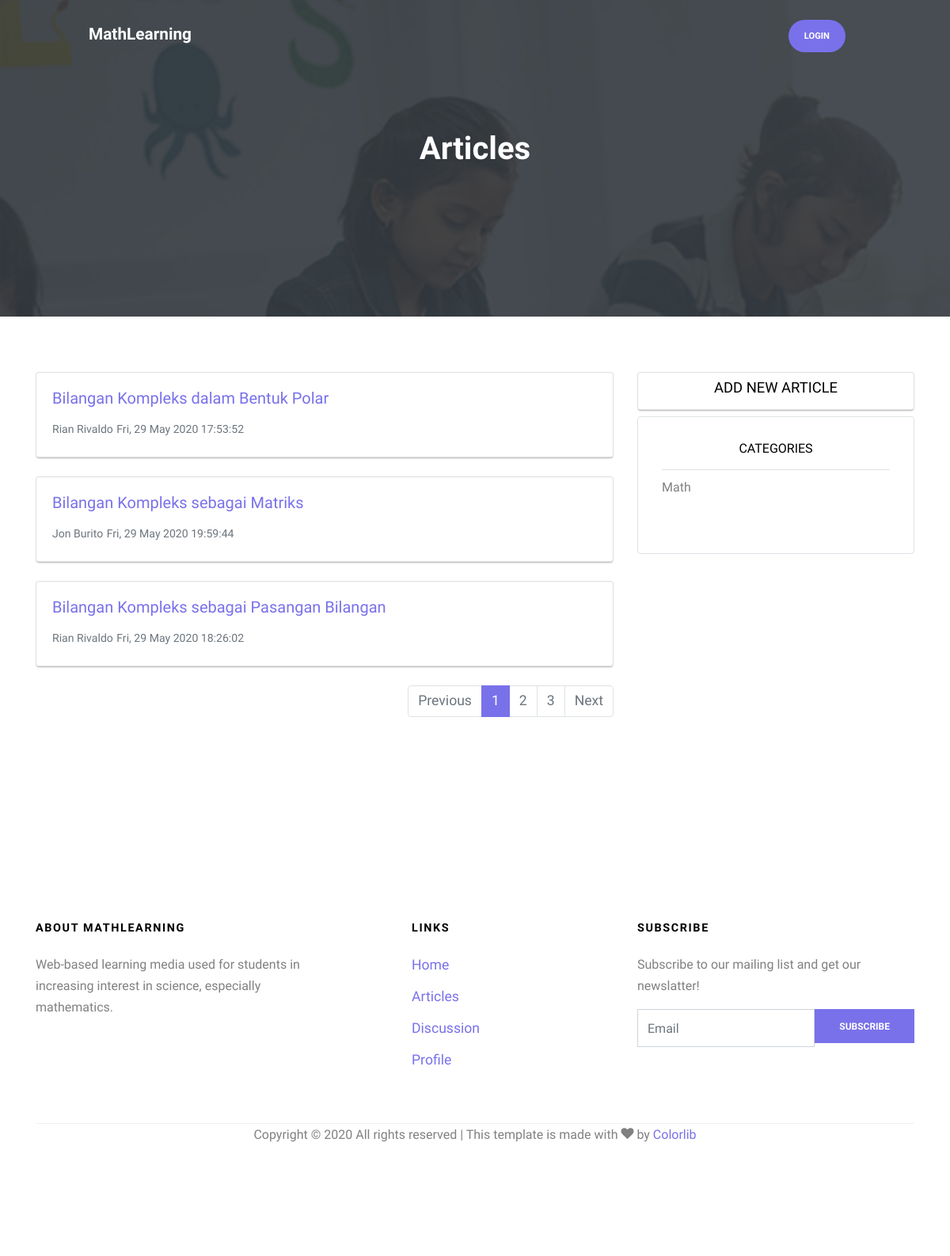
The app's page /index.php/home/articles with its own data.
### tables this page shows
CREATE TABLE `user_article` (
  `id` int(11) NOT NULL,
  `title` varchar(128) NOT NULL,
  `image_header` varchar(128) NOT NULL,
  `content` mediumtext NOT NULL,
  `author` varchar(128) NOT NULL,
  `date_created` int(11) NOT NULL,
  `views` int(11) NOT NULL
);

CREATE TABLE `user` (
  `id` int(11) NOT NULL,
  `name` varchar(128) NOT NULL,
  `email` varchar(128) NOT NULL,
  `image` varchar(128) NOT NULL,
  `password` varchar(256) NOT NULL,
  `role_id` int(11) NOT NULL,
  `is_active` int(1) NOT NULL,
  `date_created` int(11) NOT NULL
);

### application/controllers/Home.php (called while the page is built, shortened)
<?php
class Home extends CI_Controller
{
	public function __construct()
	{
		$this->load->model('Article_Model', 'article');
		$this->load->model('Discussion_Model', 'discussion');
	}
	public function articles()
	{
		$data['title'] = 'Articles';
		$data['menu_login'] = $this->isLogin();
		$data['articles'] = $this->article->getAllArticles();
		$this->load->view('templates/home-header', $data);
		$this->load->view('home/articles', $data);
		$this->load->view('templates/home-footer');
	}
	public function isLogin()
	{
		if ($this->session->userdata('email')) {
			return 'Account';
		} else {
			return 'Login';
		}
	}
}

### index.php (called while the page is built, shortened)
<?php
require_once BASEPATH.'core/CodeIgniter.php';

### application/models/Article_Model.php (called while the page is built, shortened)
<?php
class Article_Model extends CI_Model
{
    public function getAllArticles()
    {
        return $this->db->get('user_article')->result_array();
    }
}

### application/views/home/articles.php (the view)
<header class="site-navbar py-4 js-sticky-header site-navbar-target" role="banner">
    <div class="container-fluid">
        <div class="d-flex align-items-center">
            <div class="site-logo mr-auto w-25">
                <a href="<?= base_url() ?>">MathLearning</a>
            </div>
            <div class="ml-auto w-25">
                <nav class="site-navigation position-relative text-right" role="banner">
                    <ul class="site-menu main-menu site-menu-dark js-clone-nav mr-auto d-none d-lg-block m-0 p-0">
                        <li class="cta">
                            <a href="<?= base_url('auth') ?>" class="nav-link">
                                <span><?= $menu_login; ?></span>
                            </a>
                        </li>
                    </ul>
                </nav>
            </div>
        </div>
    </div>
</header>
<div class="intro-section single-cover" id="home-section">
    <div class="slide-1 " style="background-image: url('<?= base_url('assets/img/'); ?>img_5.jpg');"
        data-stellar-background-ratio="0.5">
        <div class="container">
            <div class="row align-items-center">
                <div class="col-12">
                    <div class="row justify-content-center align-items-center text-center">
                        <div class="col-lg-6">
                            <h1 data-aos="fade-up" data-aos-delay="0">Articles</h1>
                        </div>
                    </div>
                </div>
            </div>
        </div>
    </div>
</div>
<div class="site-section">
    <div class="container">
        <div class="row">
            <div class="col-lg-8 mb-5">
                <?php foreach ($articles as $a) : ?>
                <div class="card course mb-4" style="max-height: 200px;">
                    <div class="row no-gutters">
                        <div class="col-md-8">
                            <div class="card-body">
                                <a href="<?= base_url('article?id=' . $a['id']); ?>">
                                    <h5 class="card-title"><?= $a['title']; ?></h5>
                                </a>
                                <p class="card-text text-truncate">
                                    <?php $author = $this->db->get_where('user', ['email' => $a['author']])->row_array(); ?>
                                    <small class="text-muted"><?= $author['name']; ?></small>
                                    <small class="text-muted"><?= date('D, d M Y H:i:s', $a['date_created']) ?></small>
                                </p>
                            </div>
                        </div>
                    </div>
                </div>
                <?php endforeach; ?>
                <nav aria-label="Discussions Page Navigation">
                    <ul class="pagination justify-content-end">
                        <li class="page-item disabled">
                            <a class="page-link" href="#" tabindex="-1" aria-disabled="true">Previous</a>
                        </li>
                        <li class="page-item active"><a class="page-link" href="#">1</a></li>
                        <li class="page-item disabled"><a class="page-link" href="#">2</a></li>
                        <li class="page-item disabled"><a class="page-link" href="#">3</a></li>
                        <li class="page-item disabled">
                            <a class="page-link" href="#">Next</a>
                        </li>
                    </ul>
                </nav>
            </div>
            <div class="col-lg-4">
                <div class="row mb-2">
                    <div class="col-lg-12">
                        <div class="card course">
                            <a href="<?= base_url('user/addquestion') ?>">
                                <h3 class="text-center text-black text-uppercase h6 p-2">
                                    Add New Article
                                </h3>
                            </a>
                        </div>
                    </div>
                </div>
                <div class="row">
                    <div class="col-lg-12">
                        <div class="card mb-5 border rounded course-instructor">
                            <h3 class="text-center text-black text-uppercase h6 border-bottom pb-3">Categories</h3>
                            <div class="mb-4">
                                <p>Math</p>
                            </div>
                        </div>
                    </div>
                </div>
            </div>
        </div>
    </div>
</div>

### application/views/templates/home-header.php (shortened to what this page needs)
<!DOCTYPE html>
<html lang="en">
<head>
    <link rel="stylesheet" href="<?= base_url('assets/'); ?>fonts/icomoon/style.css">
    <link rel="stylesheet" href="<?= base_url('assets/'); ?>css/bootstrap.min.css">
    <link rel="stylesheet" href="<?= base_url('assets/'); ?>css/jquery-ui.css">
    <link rel="stylesheet" href="<?= base_url('assets/'); ?>css/owl.carousel.min.css">
    <link rel="stylesheet" href="<?= base_url('assets/'); ?>css/owl.theme.default.min.css">
    <link rel="stylesheet" href="<?= base_url('assets/'); ?>css/owl.theme.default.min.css">
    <link rel="stylesheet" href="<?= base_url('assets/'); ?>css/jquery.fancybox.min.css">
    <link rel="stylesheet" href="<?= base_url('assets/'); ?>css/bootstrap-datepicker.css">
    <link rel="stylesheet" href="<?= base_url('assets/'); ?>fonts/flaticon/font/flaticon.css">
    <link rel="stylesheet" href="<?= base_url('assets/'); ?>css/aos.css">
    <link rel="stylesheet" href="<?= base_url('assets/'); ?>css/style.css">
    <link href="<?= base_url('assets/'); ?>vendor/fontawesome-free/css/all.min.css" rel="stylesheet" type="text/css">
</head>
<body data-spy="scroll" data-target=".site-navbar-target" data-offset="300">
    <div class="site-wrap">

### application/views/templates/home-footer.php (shortened to what this page needs)
<footer class="footer-section bg-white">
    <div class="container">
        <div class="row">
            <div class="col-md-4">
                <h3>About MathLearning</h3>
                <p>Web-based learning media used for students in increasing interest in science, especially mathematics.
                </p>
            </div>
            <div class="col-md-3 ml-auto">
                <h3>Links</h3>
                <ul class="list-unstyled footer-links">
                    <li><a href="<?= base_url() ?>">Home</a></li>
                    <li><a href="<?= base_url('articles') ?>">Articles</a></li>
                    <li><a href="<?= base_url('discussions') ?>">Discussion</a></li>
                    <li><a href="<?= base_url('auth') ?>">Profile</a></li>
                </ul>
            </div>
            <div class="col-md-4">
                <h3>Subscribe</h3>
                <p>Subscribe to our mailing list and get our newslatter!</p>
                <form action="#" class="footer-subscribe">
                    <div class="d-flex mb-5">
                        <input type="text" class="form-control rounded-0" placeholder="Email">
                        <input type="submit" class="btn btn-primary rounded-0" value="Subscribe">
                    </div>
                </form>
            </div>
        </div>
        <div class="row mt-5 text-center">
            <div class="col-md-12">
                <div class="border-top">
                    <p>
                        Copyright ©
                         All rights reserved | This template is made with <i class="icon-heart"
                            aria-hidden="true"></i> by <a href="https://colorlib.com" target="_blank">Colorlib</a>
                    </p>
                </div>
            </div>
        </div>
    </div>
</footer>
</div>
</body>
</html>

### assets/css/style.css (style rules this page uses)
body { line-height: 1.7; color: gray; font-weight: 300; font-size: 1.1rem; }
a { -webkit-transition: .3s all ease; -o-transition: .3s all ease; transition: .3s all ease; }
h1, h2, h3, h4, h5, .h1, .h2, .h3, .h4, .h5 { font-family: "Muli", -apple-system, BlinkMacSystemFont, "Segoe UI", Roboto, "Helvetica Neue", Arial, sans-serif, "Apple Color Emoji", "Segoe UI Emoji", "Segoe UI Symbol", "Noto Color Emoji"; }
.text-black { color: #000 !important; }
.site-wrap:before { display: none; -webkit-transition: .3s all ease-in-out; -o-transition: .3s all ease-in-out; transition: .3s all ease-in-out; background: rgba(0, 0, 0, 0.6); content: ""; position: absolute; z-index: 2000; top: 0; left: 0; right: 0; bottom: 0; opacity: 0; visibility: hidden; }
.btn { text-transform: uppercase; font-size: 12px; font-weight: 900; padding: 14px 30px; }
.form-control { height: 48px; font-family: "Muli", -apple-system, BlinkMacSystemFont, "Segoe UI", Roboto, "Helvetica Neue", Arial, sans-serif, "Apple Color Emoji", "Segoe UI Emoji", "Segoe UI Symbol", "Noto Color Emoji"; }
.site-section { padding: 2.5em 0; }
@media (min-width: 768px) { .site-section { padding: 5em 0; } }
.border-top { border-top: 1px solid #edf0f5 !important; }
.site-logo { position: relative; font-weight: 900; font-size: 1.3rem; }
.site-logo a { color: #fff; }
.site-navbar { margin-bottom: 0px; z-index: 1999; position: absolute; width: 100%; }
.site-navbar .container-fluid { padding-left: 7rem; padding-right: 7rem; }
.site-navbar .site-navigation .site-menu { margin-bottom: 0; }
.site-navbar .site-navigation .site-menu a { text-decoration: none !important; display: inline-block; }
.site-navbar .site-navigation .site-menu > li { display: inline-block; }
.site-navbar .site-navigation .site-menu > li > a { padding: 5px 20px; color: #fff; display: inline-block; text-decoration: none !important; }
.site-navbar .site-navigation .site-menu.site-menu-dark > li > a { color: #000; }
.sticky-wrapper .site-navbar { -webkit-transition: .3s all ease; -o-transition: .3s all ease; transition: .3s all ease; }
.sticky-wrapper .site-navbar .site-menu > li { display: inline-block; }
.intro-section { position: relative; }
.intro-section, .intro-section .container > .row { height: 100vh; min-height: 900px; }
.intro-section.single-cover, .intro-section.single-cover .container > .row { height: 50vh; min-height: 400px; }
.intro-section h1 { font-size: 2.5rem; font-weight: 700; color: #fff; margin-bottom: 1.5rem; }
.slide-1 { background-size: cover; background-position: center; }
.slide-1:before { content: ""; position: absolute; height: 100%; width: 100%; background: #343a40; opacity: .9; border-bottom-right-radius: 0px; }
.site-section { padding: 4em 0; position: relative; }
.cta a span { border-color: #7971ea; padding: 14px 20px; color: #fff; background: #7971ea; border-radius: 30px; font-size: .7rem; font-weight: 900; text-transform: uppercase; -webkit-transition: .3s all ease; -o-transition: .3s all ease; transition: .3s all ease; }
.footer-section { padding: 7em 0; background-color: #fafafa; }
.footer-section p { font-size: 1rem; }
.footer-section h3 { font-size: .9rem; letter-spacing: .1rem; text-transform: uppercase; color: #000; margin-bottom: 1.5rem; font-weight: 900; }
.footer-section .footer-links li { margin-bottom: 10px; }
.footer-subscribe .btn { height: 43px; line-height: 1; }
.course { -webkit-box-shadow: 0 2px 2px -1px rgba(0, 0, 0, 0.3); box-shadow: 0 2px 2px -1px rgba(0, 0, 0, 0.3); -webkit-transition: .3s all ease-in-out; -o-transition: .3s all ease-in-out; transition: .3s all ease-in-out; top: 0; position: relative; }
.course h3 { font-size: 1.15rem; color: #000; }
.course-instructor { padding: 30px; }
.course-instructor p { font-size: 1rem; }

### records on screen
user_article: title "Bilangan Kompleks dalam Bentuk Polar", user.name "Rian Rivaldo", date_created "Fri, 29 May 2020 17:53:52"
user_article: title "Bilangan Kompleks sebagai Matriks", user.name "Jon Burito", date_created "Fri, 29 May 2020 19:59:44"
user_article: title "Bilangan Kompleks sebagai Pasangan Bilangan", user.name "Rian Rivaldo", date_created "Fri, 29 May 2020 18:26:02"

### other values on screen
$menu_login "LOGIN"
